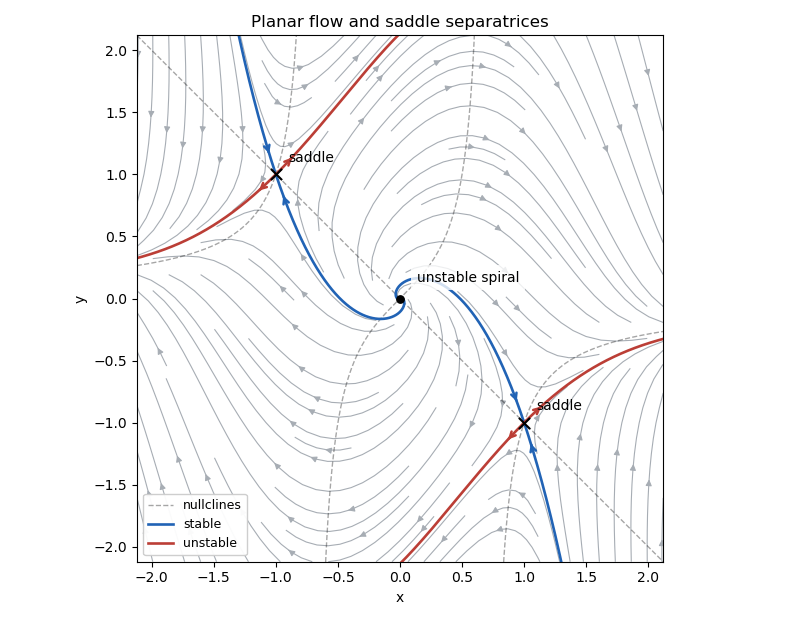

Recreate this plot in Python.
"""Python 3.14; numpy 2.3.5 and matplotlib 3.10.7. Emit an opaque PNG to cwd.
The caller supplies MPLCONFIGDIR; no cache location is changed here.
"""
from pathlib import Path
import numpy as np
import matplotlib
matplotlib.use("Agg")
import matplotlib.pyplot as plt

def rhs(z):
    x, y = z
    return np.array([x+y, -x+y-2*x*x*y])

def orbit(seed, direction):
    h = direction * .001
    z = np.array(seed, dtype=float)
    pts = [z.copy()]
    for _ in range(16000):
        k1 = rhs(z)
        k2 = rhs(z+h*k1/2)
        k3 = rhs(z+h*k2/2)
        k4 = rhs(z+h*k3)
        z += h*(k1+2*k2+2*k3+k4)/6
        if np.max(np.abs(z)) > 2.3:
            break
        pts.append(z.copy())
    return np.asarray(pts)

fig, ax = plt.subplots(figsize=(8, 6.2), dpi=100, facecolor="white")
grid = np.linspace(-2.12, 2.12, 160)
X, Y = np.meshgrid(grid, grid)
U, V = X+Y, -X+Y-2*X*X*Y
ax.streamplot(grid, grid, U, V, color="#a7adb4", density=1.15,
              linewidth=.8, arrowsize=.9)
ax.plot(grid, -grid, "k--", alpha=.35, lw=1, label="nullclines")
for lo, hi in [(-2.12, -.73), (-.685, .685), (.73, 2.12)]:
    x = np.linspace(lo, hi, 400)
    ax.plot(x, x/(1-2*x*x), "k--", alpha=.35, lw=1)
for p in [np.array([1., -1.]), np.array([-1., 1.])]:
    for vector, direction, color, label in [
            (np.array([1., -3.])/np.sqrt(10), -1, "#2163b5", "stable"),
            (np.array([1., 1.])/np.sqrt(2), 1, "#bb3e36", "unstable")]:
        for sign in [-1, 1]:
            xy = orbit(p + sign*1e-5*vector, direction)
            ax.plot(xy[:, 0], xy[:, 1], color=color, lw=1.9,
                    label=label if np.all(p == [1, -1]) and sign == 1 else None)
            visible = np.where((np.linalg.norm(xy-p, axis=1) > .12) &
                               (np.linalg.norm(xy-p, axis=1) < .28))[0]
            if len(visible) > 30:
                j = visible[len(visible)//2]
                a, b = xy[j-15], xy[j+15]
                if direction < 0:
                    a, b = b, a
                ax.annotate("", xy=b, xytext=a,
                            arrowprops=dict(arrowstyle="->", color=color, lw=1.8))
    ax.scatter(*p, marker="x", color="black", s=65, zorder=5)
    ax.annotate("saddle", p, xytext=(9, 9), textcoords="offset points")
ax.scatter(0, 0, color="black", s=28, zorder=5)
ax.annotate("unstable spiral", (0, 0), xytext=(12, 12),
            textcoords="offset points", bbox=dict(facecolor="white", alpha=.8, edgecolor="none"))
ax.set(xlim=(-2.12, 2.12), ylim=(-2.12, 2.12), xlabel="x", ylabel="y",
       title="Planar flow and saddle separatrices")
ax.set_aspect("equal")
ax.legend(loc="lower left", fontsize=9, framealpha=.95)
fig.tight_layout()
fig.savefig(Path.cwd() / "paper-2-planar-phase.png", dpi=100,
            facecolor="white", transparent=False)
plt.close(fig)
